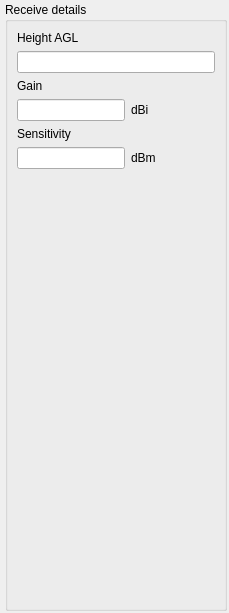
               <widget class="QWidget" name="scroll_area_widget_contents_receiver">
                <property name="geometry">
                 <rect>
                  <x>0</x>
                  <y>0</y>
                  <width>229</width>
                  <height>613</height>
                 </rect>
                </property>
                <layout class="QVBoxLayout" name="verticalLayout_11">
                 <property name="spacing">
                  <number>2</number>
                 </property>
                 <property name="leftMargin">
                  <number>5</number>
                 </property>
                 <property name="topMargin">
                  <number>2</number>
                 </property>
                 <property name="rightMargin">
                  <number>2</number>
                 </property>
                 <property name="bottomMargin">
                  <number>2</number>
                 </property>
                 <item>
                  <widget class="QGroupBox" name="group_box_receive_details">
                   <property name="title">
                    <string>Receive details</string>
                   </property>
                   <layout class="QFormLayout" name="formLayout_12">
                    <item row="0" column="0">
                     <widget class="QLabel" name="label_rx_height">
                      <property name="text">
                       <string>Height AGL</string>
                      </property>
                     </widget>
                    </item>
                    <item row="1" column="0" colspan="2">
                     <widget class="QLineEdit" name="input_rx_height"/>
                    </item>
                    <item row="2" column="0">
                     <widget class="QLabel" name="label_rx_gain">
                      <property name="text">
                       <string>Gain</string>
                      </property>
                     </widget>
                    </item>
                    <item row="3" column="0">
                     <widget class="QLineEdit" name="input_rx_gain"/>
                    </item>
                    <item row="3" column="1">
                     <widget class="QLabel" name="label_rx_gain_dbi">
                      <property name="text">
                       <string>dBi</string>
                      </property>
                     </widget>
                    </item>
                    <item row="4" column="0">
                     <widget class="QLabel" name="label_rx_sensitivity">
                      <property name="text">
                       <string>Sensitivity</string>
                      </property>
                     </widget>
                    </item>
                    <item row="5" column="0">
                     <widget class="QLineEdit" name="input_rx_sensitivity"/>
                    </item>
                    <item row="5" column="1">
                     <widget class="QLabel" name="label_rx_sensitivity_dbm">
                      <property name="text">
                       <string>dBm</string>
                      </property>
                     </widget>
                    </item>
                   </layout>
                  </widget>
                 </item>
                </layout>
               </widget>
